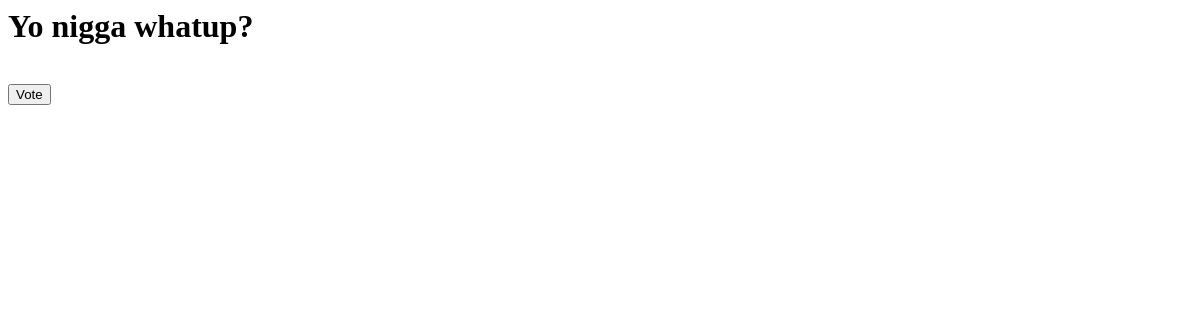
Page /polls/2/ on the earlier database version.
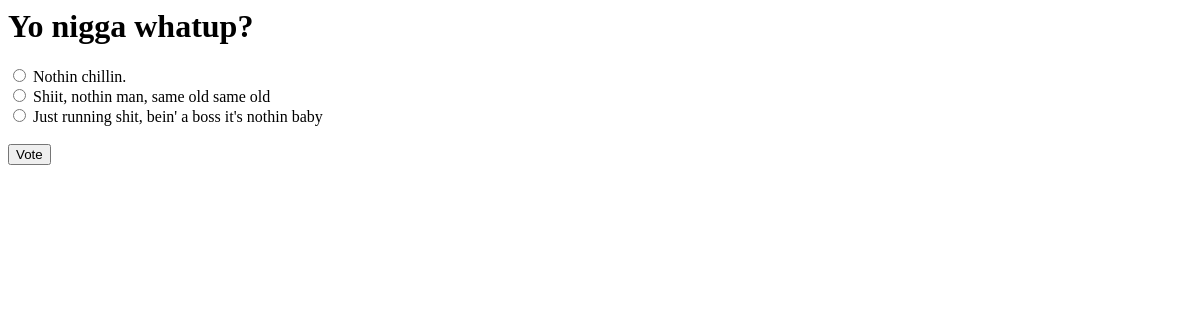
Same page on the later database version.
### mysite/polls/models.py (models this page shows, shortened)
class Poll(models.Model):
  question = models.CharField(max_length=200)
  pub_date = models.DateTimeField('date published')
  def was_published_recently(self):
    return self.pub_date >= timezone.now() - datetime.timedelta(days=1)
  was_published_recently.admin_order_field = 'pub_date'
  was_published_recently.boolean = True
  was_published_recently.short_description = "Published recently?"

class Choice(models.Model):
  poll = models.ForeignKey(Poll)
  choice = models.CharField(max_length=200)
  votes = models.IntegerField()

### mysite/polls/views.py (the view)
def detail(request, poll_id):
  p = get_object_or_404(Poll, pk=poll_id)
  return render_to_response('polls/detail.html', {'poll': p},
      context_instance=RequestContext(request))

### mysite/templates/polls/detail.html (shortened to what this page needs)
<h1>{{ poll.question }}</h1>
<form action="/polls/{{ poll.id }}/vote/" method="post">
{% for choice in poll.choice_set.all %}
  <input type="radio" name="choice" id="choice{{ forloop.counter }}" value="{{ choice.id }}" />
  <label for="choice{{ forlopp.counter }}">{{ choice.choice }}</label><br />
{% endfor %}
<br />
<input type="submit" value="Vote" />
</form>

Differences in the rows shown:
added Choice: choice "Nothin chillin."
added Choice: choice "Shiit, nothin man, same old same old"
added Choice: choice "Just running shit, bein' a boss it's nothin baby"
